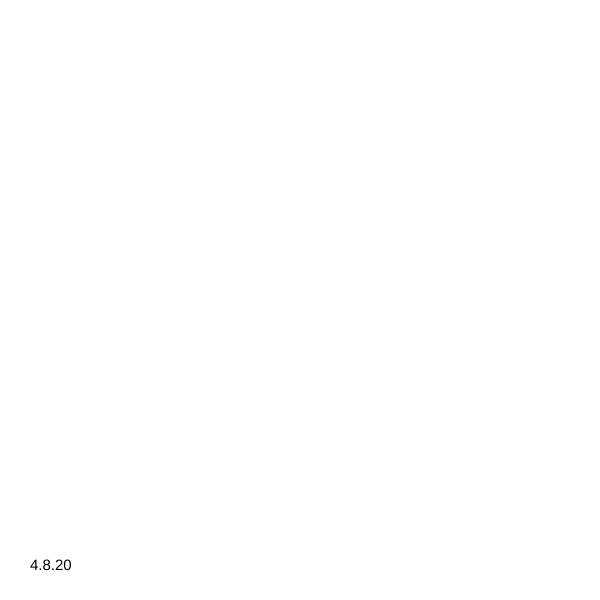
Frame 1 (no input)
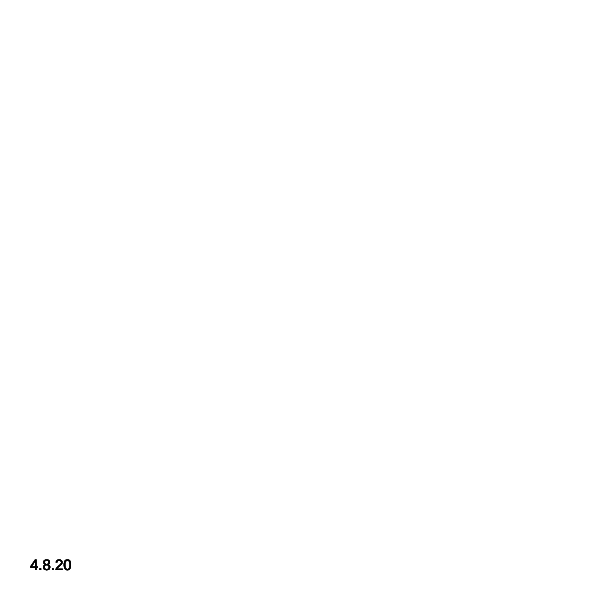
Frame 60 (no input)
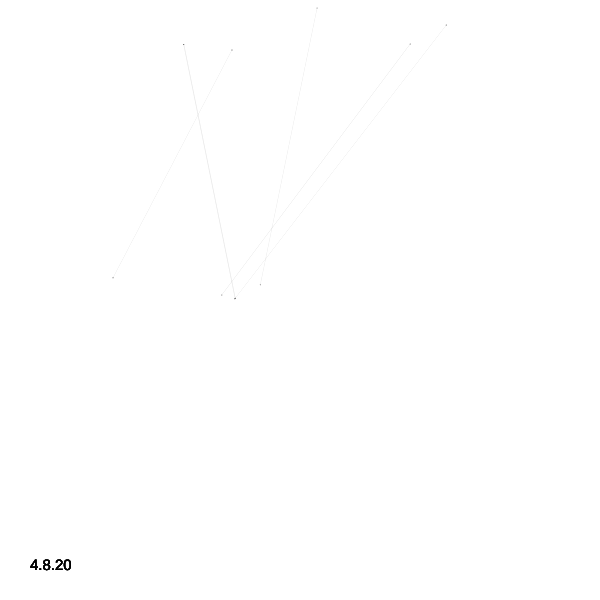
Frame 120 (the mouse pressed at the canvas centre since frame 60)

The p5.js sketch that drew these frames (run headless with seeded random() and noise() and a simulated clock; from frame 60 on, the mouse is pressed at the canvas centre):

// p5.js sketch
// ── sketch.js
/*
Based off: 
Waterfall cascades

Simulation of water colliding against rocks, and splitting to smaller drops.

Author:
  Jason Labbe

Site:
  jasonlabbe3d.com
*/

var pMinMass = 2;
var pMaxMass = 8;
var cMinMass = 15;
var cMaxMass = 100;

var waterfallMin;
var waterfallMax;

var particles = [];
var collisions = [];

var fps;

var friction = 0.3;
var splitCount = 1;
var spawnCount = 4;


function do_aabb_collision(ax, ay, Ax, Ay, bx, by, Bx, By) {
  return ! ((Ax < bx) || (Bx < ax) || (Ay < by) || (By < ay));
}


// Set new targets for collision objects to lerp to.
function setNewLayout() {
  for (var i = 0; i < collisions.length; i++) {
    collisions[i].target.x = random(width/2.4, width-width/2.4);
    collisions[i].target.y = random(height/2, height);
    collisions[i].targetMass = random(cMinMass, cMaxMass);
  }
}


function setup() {
  createCanvas(600, 600);
  
  waterfallMin = 50;
  waterfallMax = 500;

  // Create collision objects.
  for (var i = 0; i < 40; i++) {
    var x = random(waterfallMin, waterfallMax);
    var y = random(height/2, height);
    var mass = random(cMinMass, cMaxMass);
    collisions[collisions.length] = new Collision(x, y, mass);
  }
}


function draw() {
  background(255, 15);
  
  
  colorMode(HSB, 360);
  
  collisions[0].pos.set(mouseX, mouseY);
  
  // Spawn new particles.
  for (var num = 0; num < spawnCount; num++) {
    var x = random(waterfallMin, waterfallMax);
    var mass = random(pMinMass, pMaxMass);
    
    if (particles.length % 5 == 0) {
      var displayColor = color(255);
    } else {
      var displayColor = color(random(180, 210), 255, 255);
    }
    
    var newParticle = new Particle(x, 0, mass, displayColor);
    particles[particles.length] = newParticle;
  }
  
  colorMode(RGB, 255);
  
  for (var i = particles.length-1; i > 0; i--) {
    particles[i].move();
    
    var has_collision = particles[i].resolveCollisions();
    
    // particles[i].display();
    var x = particles[i].pos.x;
    var y = particles[i].pos.y;
    var x1 = particles[i-1].pos.x;
    var y1 = particles[i-1].pos.y;

    
    if (particles[i].pos.y > height) {
      // Delete if it's out of bounds.
      particles.splice(i, 1);
    } else if (has_collision && particles[i].vel.mag() < 0.1) {
      // Delete if it's stuck on top of a collision object.
      particles.splice(i, 1);
      ellipse(x, y, 1, 1);
      ellipse(x1, y1, 1, 1);
      stroke(0, 50);
      strokeWeight(0.5);
      line(x, y, x1, y1)
    }
  }
  
  
  // Avoid updating frame rate every frame (not as readable).
  if (frameCount % 10 == 0) {
    fps = frameRate().toFixed(2);
  }
  
  // Display all ui items.
  noStroke();
  fill(0);
  textSize(15);
  text("4.8.20", 30, height-30);

}


// Repulses particles from itself.
function Collision(x, y, mass) {
  
  this.pos = new p5.Vector(x, y);
  this.target = new p5.Vector(x, y);
  this.mass = mass;
  this.targetMass = mass;
  
  this.getBoundingBox = function() {
    var radius = this.mass/2;
    
    var ax = this.pos.x-radius;
    var ay = this.pos.y-radius;
    var bx = this.pos.x+radius;
    var by = this.pos.y+radius;
    
    return [ax, ay, bx, by];
  }
  
  this.move = function() {
    this.pos = p5.Vector.lerp(this.pos, this.target, 0.01);
    this.mass = lerp(this.mass, this.targetMass, 0.01);
  }
}


function Particle(x, y, mass, displayColor) {
  
  this.pos = new p5.Vector(x, y);
  this.vel = new p5.Vector(0, 0);
  this.acc = new p5.Vector(0, 0);
  this.mass = mass;
  this.displayColor = displayColor;
  this.fallRate = map(this.mass, pMinMass, pMaxMass, 0.1, 0.05);
  
  this.getBoundingBox = function() {
    var radius = this.mass/2;
    var offset = 2; // Just to expand its bb a bit.
    
    var ax = this.pos.x-radius-offset;
    var ay = this.pos.y-radius-offset;
    var bx = this.pos.x+radius+offset;
    var by = this.pos.y+radius+offset;
    
    return [ax, ay, bx, by];
  }
  
  this.move = function() {
    var gravity = new p5.Vector(0, this.fallRate);
    this.acc.add(gravity);
    
    this.vel.add(this.acc);
    this.pos.add(this.vel);
    this.acc.mult(0);
  }
  
  this.resolveCollisions = function() {
    var hit_object = false;
    
    var bb1 = this.getBoundingBox();
    
    for (var c = 0; c < collisions.length; c++) {
      var col = collisions[c];
      
      var bb2 = col.getBoundingBox();
      
      // First check bounding box to optimize checks.
      var is_close_enough = do_aabb_collision(bb1[0], bb1[1], bb1[2], bb1[3], 
                                              bb2[0], bb2[1], bb2[2], bb2[3]);
      
      if (is_close_enough) {
        var distance = dist(this.pos.x, this.pos.y, col.pos.x, col.pos.y);

        if (distance < col.mass/2) {
          // Push out of collision object.
          var offset = this.pos.copy();
          offset.sub(col.pos);
          offset.normalize();
          offset.mult(col.mass/2-distance);
          this.pos.add(offset);

          var dampening = map(this.mass, pMinMass, pMaxMass, 1, 0.8);
          var mag = this.vel.mag();



          // Get its new vector.
          var bounce = this.pos.copy();
          bounce.sub(col.pos);
          bounce.normalize();
          bounce.mult(mag*friction*dampening);
          this.vel = bounce;

          if (this.mass > 2) {
            this.mass = max(1, this.mass-2);


            for (var s = 0; s < splitCount; s++) {
              var mass = max(1, this.mass-1);
              var displayColor = color(255);
              
              var splash = new Particle(this.pos.x, this.pos.y, mass, displayColor);
              
              splash.vel = this.vel.copy();
              splash.vel.rotate(radians(random(-45, 45)));
              splash.vel.mult(random(0.6, 0.9));
              
              particles[particles.length] = splash;
            }
          }
          
          hit_object = true;
          
          break;
        }
      }
    }
    
    return hit_object;
  }
  
  // this.display = function() {
  //   stroke(this.displayColor);
  //   strokeWeight(this.mass);
  //   point(this.pos.x, this.pos.y);
  // }
}
